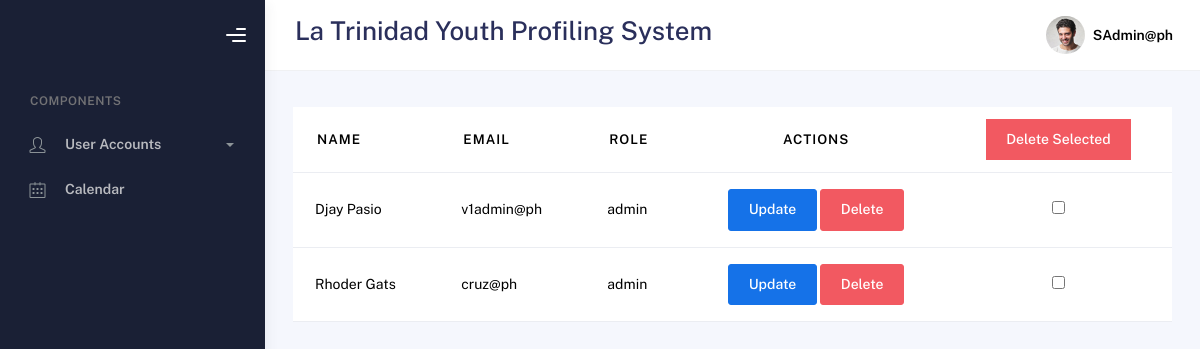
/bootstrap/temp_accounts.php (signed in), run on the app's committed database.
### tables this page shows
CREATE TABLE `account` (
  `id` int(250) NOT NULL,
  `email` varchar(50) NOT NULL,
  `password` varchar(255) NOT NULL,
  `FirstName` varchar(50) NOT NULL,
  `LastName` varchar(50) NOT NULL,
  `role` enum('superadmin','admin','user') NOT NULL DEFAULT 'user',
  `code` varchar(50) DEFAULT NULL
);

### bootstrap/temp_accounts.php (the view, shortened to what this page needs)
<?php
include("../conne.php");
if (isset($_SESSION['role'])) {
  $role = $_SESSION['role'];
} else {
  echo "Role information not found. Please contact administrator.";
  exit();
}
$barangay_code = "";
?>
<!DOCTYPE html>
<html lang="en">
  <head>
    <link rel="stylesheet" href="assets/css/bootstrap.min.css" />
    <link rel="stylesheet" href="assets/css/plugins.min.css" />
    <link rel="stylesheet" href="assets/css/kaiadmin.min.css" />
  </head>
  <body>
    <div class="wrapper">
      <div class="sidebar" data-background-color="dark">
        <div class="sidebar-logo">
          <div class="logo-header" data-background-color="dark">
            <div class="nav-toggle">
              <button class="btn btn-toggle toggle-sidebar">
                <i class="gg-menu-right"></i>
              </button>
            </div>
          </div>
        </div>
        <div class="sidebar-wrapper scrollbar scrollbar-inner">
          <div class="sidebar-content">
            <ul class="nav nav-secondary">
              <li class="nav-section">
                <h4 class="text-section">Components</h4>
              </li>
              <li class="nav-item">
              <li class="nav-item">
              <?php
               if ($role == 'admin' || $role == 'superadmin') {
                echo '
                <a data-bs-toggle="collapse" href="#forms">
                  <i class="fas icon-user"></i>
                  <p>User Accounts</p>
                  <span class="caret"></span>
                </a>
                <div class="collapse" id="forms">
                  <ul class="nav nav-collapse">
                    <li>
                      <a href="temp_accounts.php">
                        <span class="sub-item">View Accounts</span>
                      </a>
                    </li>
                    <li>
                      <a href="temp_createacc.php">
                        <span class="sub-item">Create Account</span>
                      </a>
                    </li>
                  </ul>
                </div>
              </li>';
               }
               ?>
              <li class="nav-item">
                <a href="calendar.php">
                  <i class="fas icon-calendar"></i>
                  <p>Calendar</p>
                </a>
              </li>
            </ul>
          </div>
        </div>
      </div>
      <div class="main-panel">
        <div class="main-header">
          <nav
            class="navbar navbar-header navbar-header-transparent navbar-expand-lg border-bottom"
          >
            <div class="container-fluid">
              <h2><?php echo $barangay_code; ?>La Trinidad Youth Profiling System</h2>
              <ul class="navbar-nav topbar-nav ms-md-auto align-items-center">
                <li class="nav-item topbar-user dropdown hidden-caret">
                  <a
                    class="dropdown-toggle profile-pic"
                    data-bs-toggle="dropdown"
                    aria-expanded="false">
                    <div class="avatar-sm">
                      <img
                        src="assets/img/profile.jpg"
                        alt="..."
                        class="avatar-img rounded-circle"
                      />
                    </div>
                    <span class="profile-username">
                    <span class="fw-bold"><?php echo $_SESSION['email']; ?></span>
                    </span>
                  </a>
                </li>
              </ul>
            </div>
          </nav>
        </div>
        <div class="content">
        <h1>User Accounts</h1>
        <?php
        $current_user_email = $_SESSION['email'];
        $role = $_SESSION['role'];
        if ($role === 'superadmin') {
        $sql_fetch = "SELECT * FROM account WHERE role = 'admin' AND email != '$current_user_email'";
        } elseif ($role === 'admin') {
        $sql_fetch = "SELECT * FROM account WHERE role = 'user' AND email != '$current_user_email'";
        } else {
        echo "Unauthorized access.";
        exit();
        }
    $sql_result = mysqli_query($conn, $sql_fetch);
    if ($sql_result && mysqli_num_rows($sql_result) > 0) {
        ?>
            <div class="section">
            <div class="table-responsive">
                <form id="profilesForm" method="POST" action="delete_multiple_acc.php">
                  <table class="table table-hover" id="add-row">
                    <thead>
                        <tr>
                            <th>Name</th>
                            <th>Email</th>
                            <th>Role</th>
                            <th><center>Actions</center></th>
                            <th><center>
                                <button type="submit" style="border-radius:0"class="btn btn-danger btn-delete" onclick="return confirm('Are you sure you want to delete the selected profiles?');">
                                    Delete Selected
                                </center></button>
                            </th>
                        </tr>
                      </thead>
                      <tbody>
                        <?php
                        while ($row = mysqli_fetch_assoc($sql_result)) {
                            $id = $row['id'];
                            $lname = $row['LastName'];
                            $fname = $row['FirstName'];
                            $email = $row['email'];
                            $role = $row['role'];
                            $fullName = $fname . ' ' . $lname;
                            ?>
                            <tr>
                                <td><?= $fullName; ?></td>
                                <td style="text-transform:lowercase"><?= $email; ?></td>
                                <td><?= $role; ?></td>
                                <td><center>
                                    <a href="temp_update_acc.php?id=<?= $id; ?>" class="btn btn-primary">Update</a>
                                    <a href="temp_delete_acc.php?id=<?= $id; ?>" class="btn btn-danger" onclick="return confirm('Are you sure you want to delete this profile?');">Delete</a>
                                </center></td>
                                <td><center><input type="checkbox" name="selectedProfiles[]" value="<?= $id; ?>"></center></td>
                            </tr>
                        <?php } ?>
                      </tbody>
                    </table>
                </div>
            </div>
        <?php } else { ?>
            <p>No accounts found.</p>
        <?php } ?>
    </div>
  </div>
  </div>
</body>
</html>

### bootstrap/temp_accounts.php (style rules this page uses)
#profilesForm { padding-top: 55px; padding-right: 3%; padding-left: 3%; }

### data on the page
account: fullName "Djay Pasio", email "v1admin@ph", role "admin"
account: fullName "Rhoder Gats", email "cruz@ph", role "admin"

### other printed values
$_SESSION['email'] "SAdmin@ph"
